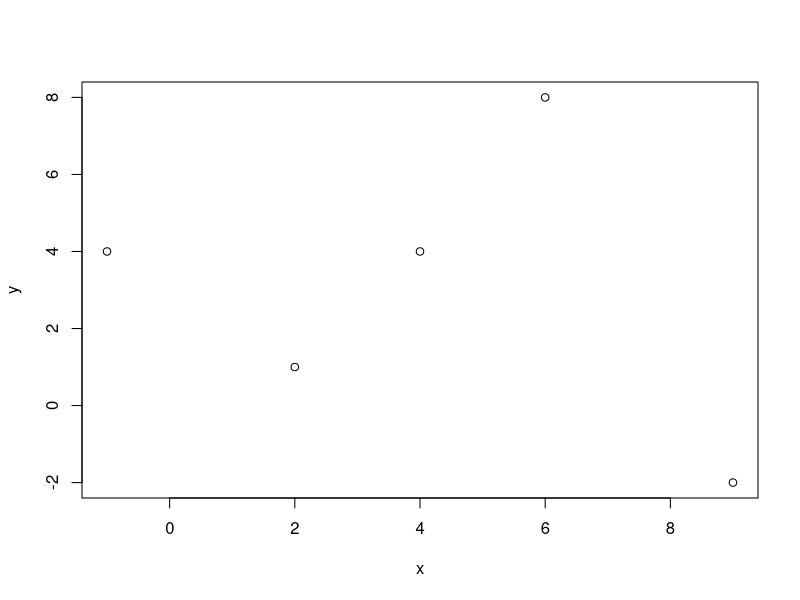
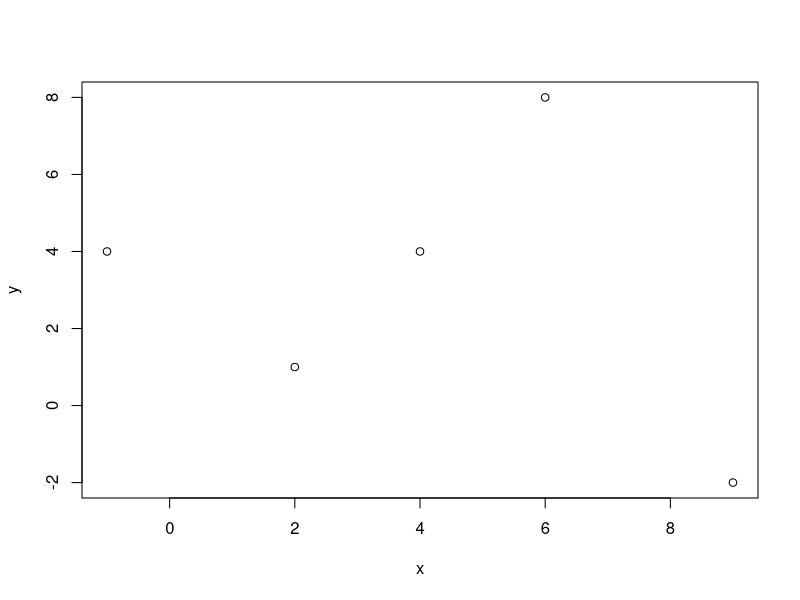
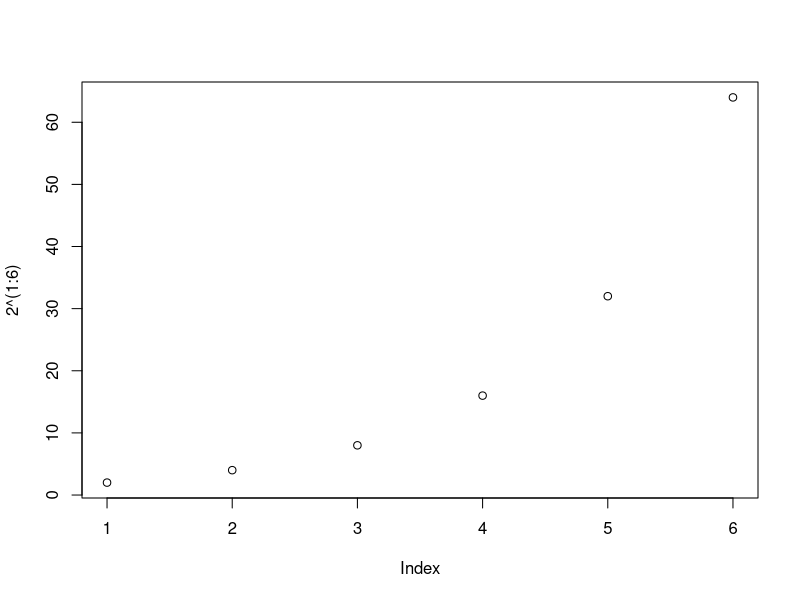
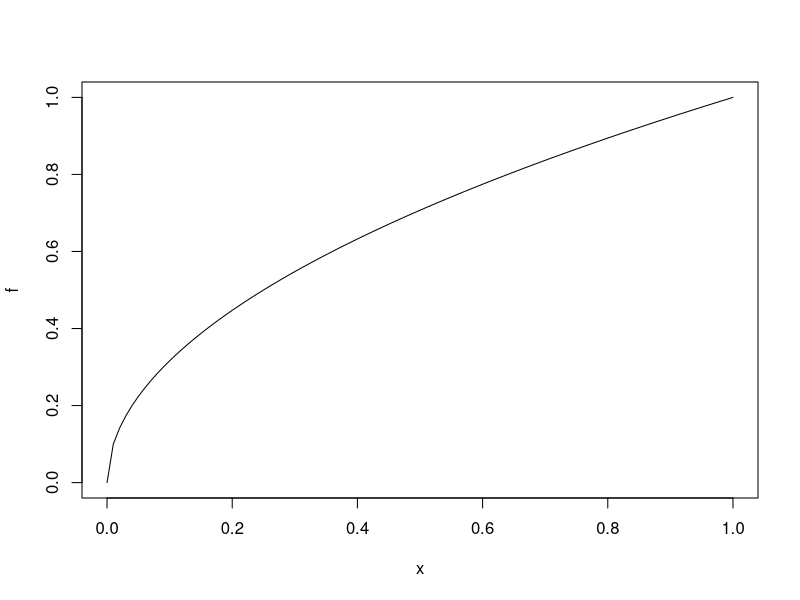
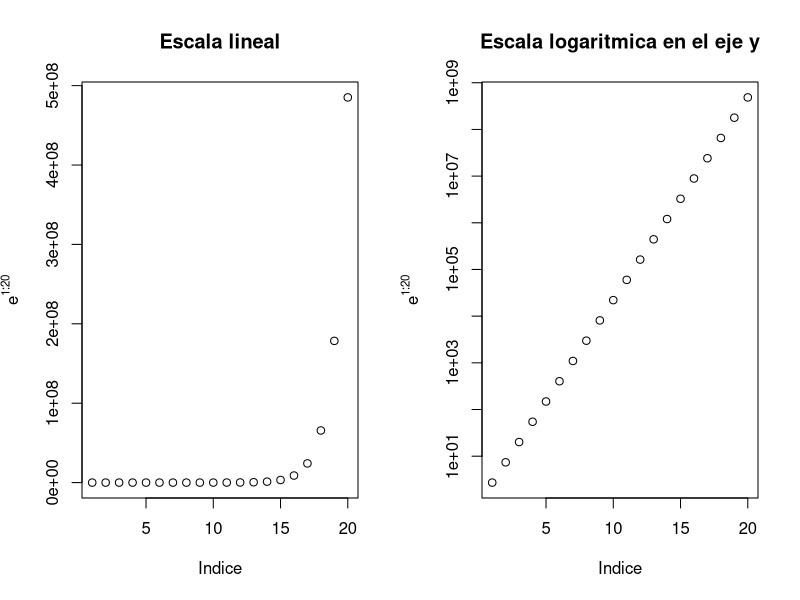
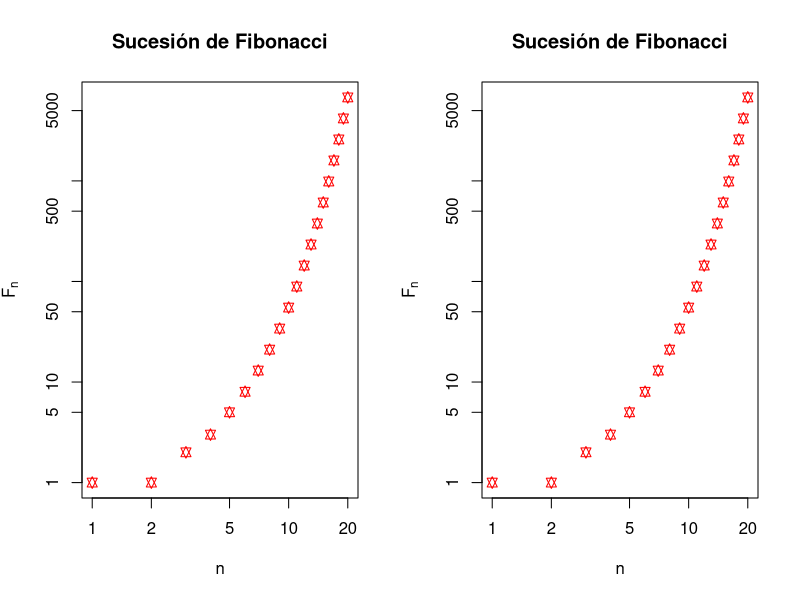

These charts were generated, in order, by the following R code:
## ---- chunk 1
knitr::opts_chunk$set(echo = TRUE)
## ---- chunk 2
x = c(2,6,4,9,-1)
y = c(1,8,4,-2,4)
plot(x,y)
## ---- chunk 3
x = c(2,6,4,9,-1)
y = c(1,8,4,-2, 4)
plot(x,y)
## ---- chunk 4
plot(2^(1:6))
## ---- chunk 5
f<- function(x){sqrt(x)}
plot(f)
## ---- chunk 6
par(mfrow = c(1,2))
plot = plot(exp(1:20), xlab = "Indice", ylab = expression(e^{1:20}), 
            main = "Escala lineal")
plotLog = plot(exp(1:20), log = "y", xlab = "Indice", ylab = expression(e^{1:20}), 
               main = "Escala logaritmica en el eje y")
par(mfrow = c(1,1))
## ---- chunk 7
n = 1:20
fib = (1/sqrt(5))*((1+sqrt(5))/2)^n-(1/sqrt(5))*((1-sqrt(5))/2)^n
fib
par(mfrow = c(1,2))
plot(fib,xlab="n", ylab=expression(F[n]), main = "Sucesión de Fibonacci", pch=11, cex=1, col="red", log = "xy")
plot(fib,xlab="n", ylab=expression(F[n]), main = "Sucesión de Fibonacci", pch=11, cex=1, col="red", log = "xy")
par(mfrow = c(1,2))
